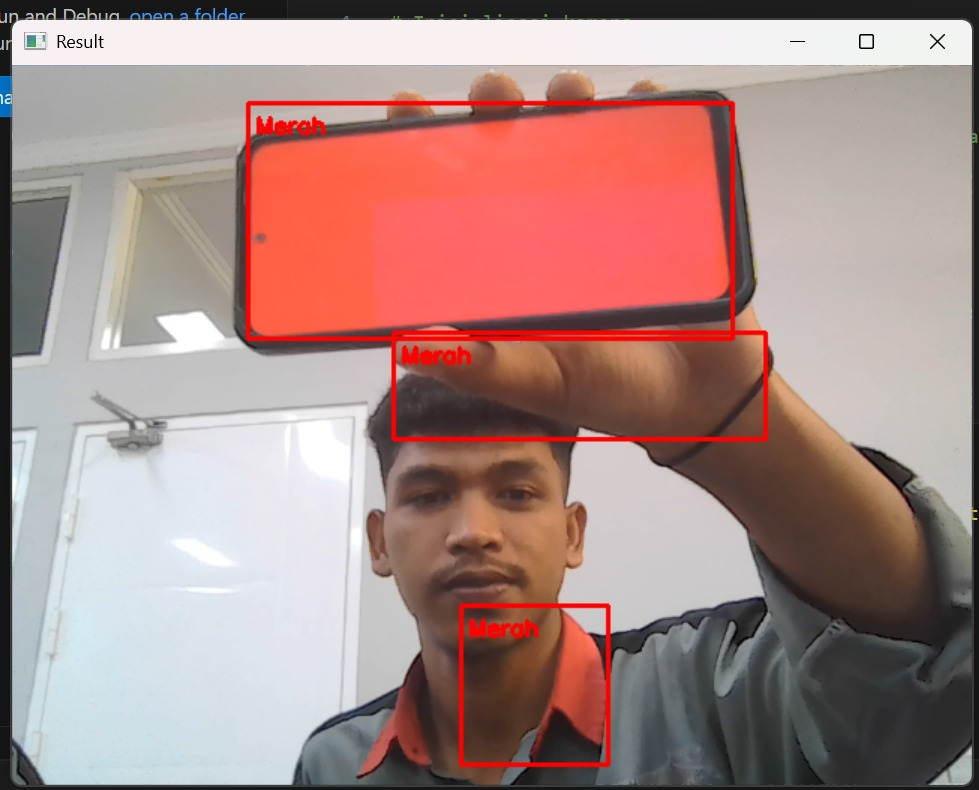
#> input picture IMG-20250903-WA0000.jpg, 979 x 790 px, given in place of the camera
$ python 'Koding_Muhammad Tezar Firrizqi_tugas minggu ke 1.py'
#> lines starting #> are read from the running program, lines starting #| are printed output that depends on the picture; after the words box and inside, x2 and y2 are one past the last pixel; in counts of white or black regions, pixels touching at a corner belong together
import cv2
import numpy as np

# Inisialisasi kamera
cap = cv2.VideoCapture(0)

while True:
    ret, frame = cap.read()  # Unpack the return value
#> frame is the input picture: shape (790, 979, 3); mean B, G, R 134.5, 138.4, 169.1
    if not ret:
        print("Error: Could not read frame.")
        break

    hsv = cv2.cvtColor(frame, cv2.COLOR_BGR2HSV)
#> hsv: shape (790, 979, 3); mean H, S, V 51.3, 57.7, 172.4

    # Rentang warna merah dalam HSV
    lower_red = np.array([0, 120, 70])
    upper_red = np.array([10, 255, 255])

    # Rentang warna biru dalam HSV
    lower_blue = np.array([94, 80, 2])
    upper_blue = np.array([126, 255, 255])

    # Rentang warna hijau dalam HSV
    lower_green = np.array([25, 52, 72])
    upper_green = np.array([102, 255, 255])

    # Rentang warna kuning dalam HSV
    lower_yellow = np.array([20, 100, 100])
    upper_yellow = np.array([30, 255, 255])

    # Masking untuk mendeteksi warna merah, biru, hijau, dan kuning
    mask_red = cv2.inRange(hsv, lower_red, upper_red)
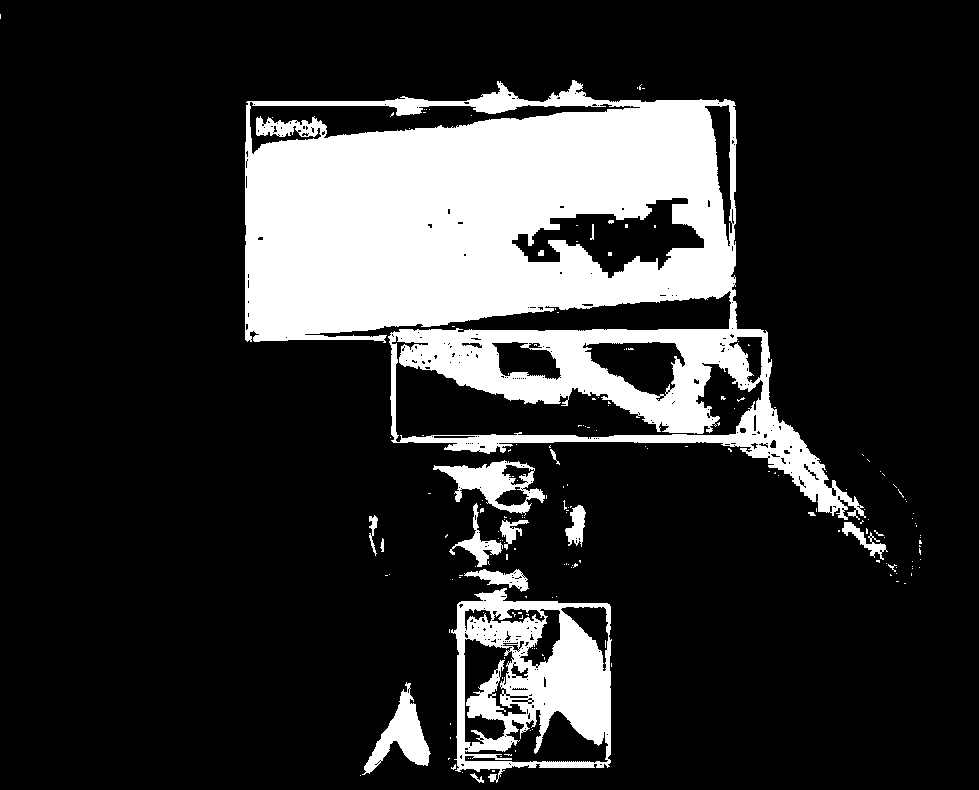
#> mask_red: shape (790, 979); 18.7% white; 186 white regions (169 under 20 px), largest, box (x1, y1, x2, y2) and area: (245, 80, 866, 520) 119849, (451, 588, 612, 783) 16294, (433, 460, 545, 516) 2461
    mask_blue = cv2.inRange(hsv, lower_blue, upper_blue)
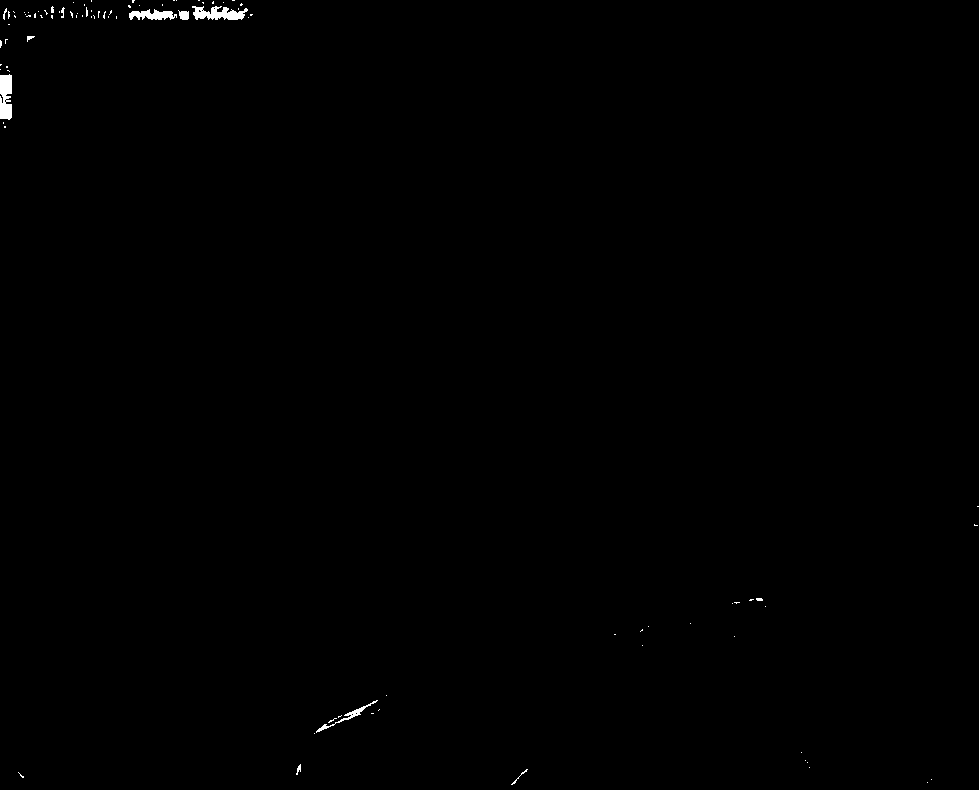
#> mask_blue: shape (790, 979); 0.27% white; 90 white regions (80 under 20 px), largest, box (x1, y1, x2, y2) and area: (192, 6, 248, 20) 489, (0, 74, 12, 120) 481, (129, 9, 177, 20) 333
    mask_green = cv2.inRange(hsv, lower_green, upper_green)
#> mask_green: shape (790, 979); 0.07% white in thin lines or dots
    mask_yellow = cv2.inRange(hsv, lower_yellow, upper_yellow)
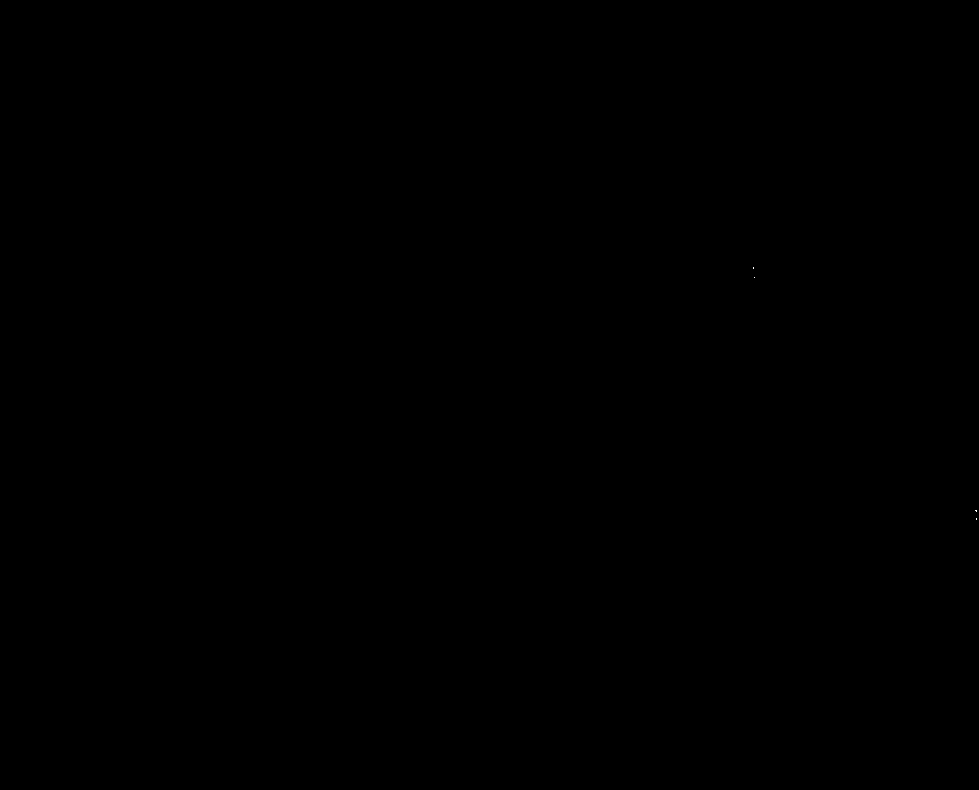
#> mask_yellow: shape (790, 979); 0% white in thin lines or dots, all inside (x1, y1, x2, y2) = (753, 267, 977, 520)

    result = frame.copy()

    # Menemukan kontur untuk warna merah
    contours_red, _ = cv2.findContours(mask_red, cv2.RETR_TREE, cv2.CHAIN_APPROX_SIMPLE)
#> contours_red = 549 contours, 487 with area under 20; largest, box (x1, y1, x2, y2) and area: (245, 80, 866, 520) 153526, (451, 588, 612, 783) 25539, (391, 335, 764, 443) 14404, (511, 197, 705, 279) 7352, (249, 101, 641, 155) 6737
    for contour in contours_red:
        x, y, w, h = cv2.boundingRect(contour)
        if w * h > 10000:  # Hanya tampilkan bounding box yang besar
            cv2.rectangle(result, (x, y), (x + w, y + h), (0, 0, 255), 2)  # Warna merah
            cv2.putText(result, "Merah", (x + 5, y + 20), cv2.FONT_HERSHEY_SIMPLEX, 0.5, (0, 0, 255), 2)
#> this loop made 549 passes
#> (x, y, w, h) on passes 1 to 3: (360, 775, 1, 1), (470, 773, 14, 10), (462, 772, 1, 1)
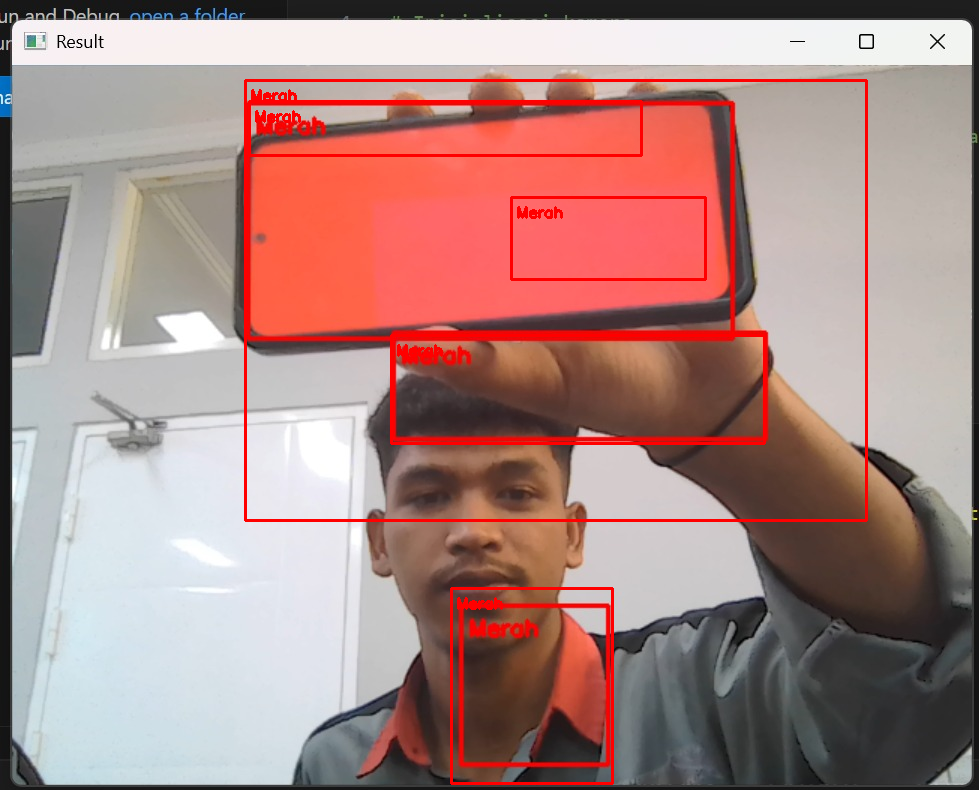
#> result: shape (790, 979, 3); 2.25% of pixels changed, all inside (x1, y1, x2, y2) = (244, 79, 868, 785)

    # Menemukan kontur untuk warna biru
    contours_blue, _ = cv2.findContours(mask_blue, cv2.RETR_TREE, cv2.CHAIN_APPROX_SIMPLE)
#> contours_blue = 96 contours, 91 with area under 20; largest, box (x1, y1, x2, y2) and area: (0, 74, 12, 120) 410, (192, 6, 248, 20) 408, (129, 9, 177, 20) 268, (316, 700, 378, 733) 138, (178, 10, 189, 20) 64
    for contour in contours_blue:
        x, y, w, h = cv2.boundingRect(contour)
        if w * h > 10000:  # Hanya tampilkan bounding box yang besar
            cv2.rectangle(result, (x, y), (x + w, y + h), (255, 0, 0), 2)  # Warna biru
            cv2.putText(result, "Biru", (x + 5, y + 20), cv2.FONT_HERSHEY_SIMPLEX, 0.5, (255, 0, 0), 2)
#> this loop made 96 passes
#> (x, y, w, h) on passes 1 to 8: (927, 782, 1, 1), (931, 779, 1, 1), (18, 772, 6, 6), (511, 769, 17, 16), (809, 767, 1, 1), (296, 764, 5, 11), (807, 762, 1, 1), (805, 760, 1, 1)

    # Menemukan kontur untuk warna hijau
    contours_green, _ = cv2.findContours(mask_green, cv2.RETR_TREE, cv2.CHAIN_APPROX_SIMPLE)
#> contours_green = 79 contours, 75 with area under 20; largest, box (x1, y1, x2, y2) and area: (27, 35, 36, 47) 85, (4, 92, 12, 111) 55, (5, 95, 11, 104) 22, (972, 133, 977, 143) 22
    for contour in contours_green:
        x, y, w, h = cv2.boundingRect(contour)
        if w * h > 10000:  # Hanya tampilkan bounding box yang besar
            cv2.rectangle(result, (x, y), (x + w, y + h), (0, 255, 0), 2)  # Warna hijau
            cv2.putText(result, "Hijau", (x + 5, y + 20), cv2.FONT_HERSHEY_SIMPLEX, 0.5, (0, 255, 0), 2)
#> this loop made 79 passes
#> (x, y, w, h) on passes 2, 3, 4, 6, 7, 9, 10, 12: (604, 780, 3, 3), (294, 780, 1, 1), (316, 778, 4, 5), (305, 772, 6, 11), (297, 771, 3, 9), (611, 767, 1, 1), (297, 762, 6, 15), (348, 720, 1, 1)

    # Menemukan kontur untuk warna kuning
    contours_yellow, _ = cv2.findContours(mask_yellow, cv2.RETR_TREE, cv2.CHAIN_APPROX_SIMPLE)
    for contour in contours_yellow:
        x, y, w, h = cv2.boundingRect(contour)
        if w * h > 10000:  # Hanya tampilkan bounding box yang besar
            cv2.rectangle(result, (x, y), (x + w, y + h), (0, 255, 255), 2)  # Warna kuning
            cv2.putText(result, "Kuning", (x + 5, y + 20), cv2.FONT_HERSHEY_SIMPLEX, 0.5, (0, 255, 255), 2)
#> this loop made 4 passes
#> contour on passes 1 to 4: [[976, 518], [976, 519]], [[975, 510], [976, 511], [976, 510]], [[754, 277]], [[753, 267], [753, 268]]

    # Menampilkan hasil
    cv2.imshow("Result", result)

    if cv2.waitKey(1) & 0xFF == ord('q'):
#> (key q is pressed here)
        break

cap.release()
cv2.destroyAllWindows()

$ run again, on IMG-20250903-WA0001.jpg
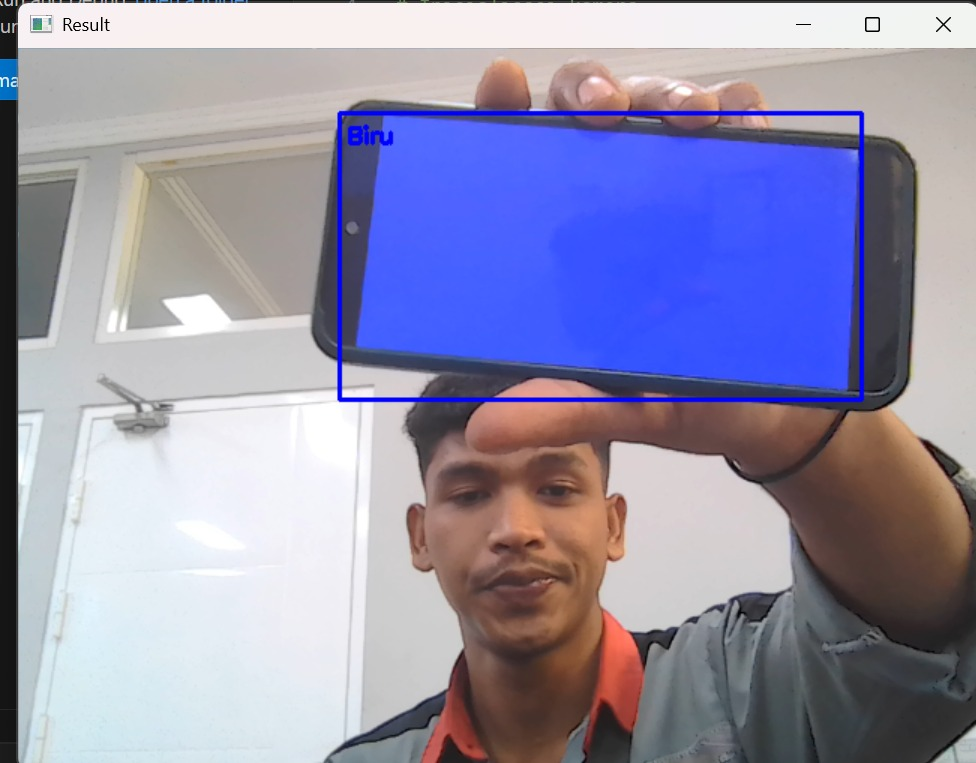
#> input picture IMG-20250903-WA0001.jpg, 976 x 763 px, given in place of the camera
#> frame is the input picture: shape (763, 976, 3); mean B, G, R 173.2, 145.7, 148.2
#> hsv: shape (763, 976, 3); mean H, S, V 73.4, 61.1, 184.3
#> `mask_red = cv2.inRange(hsv, lower_red, upper_red)`:
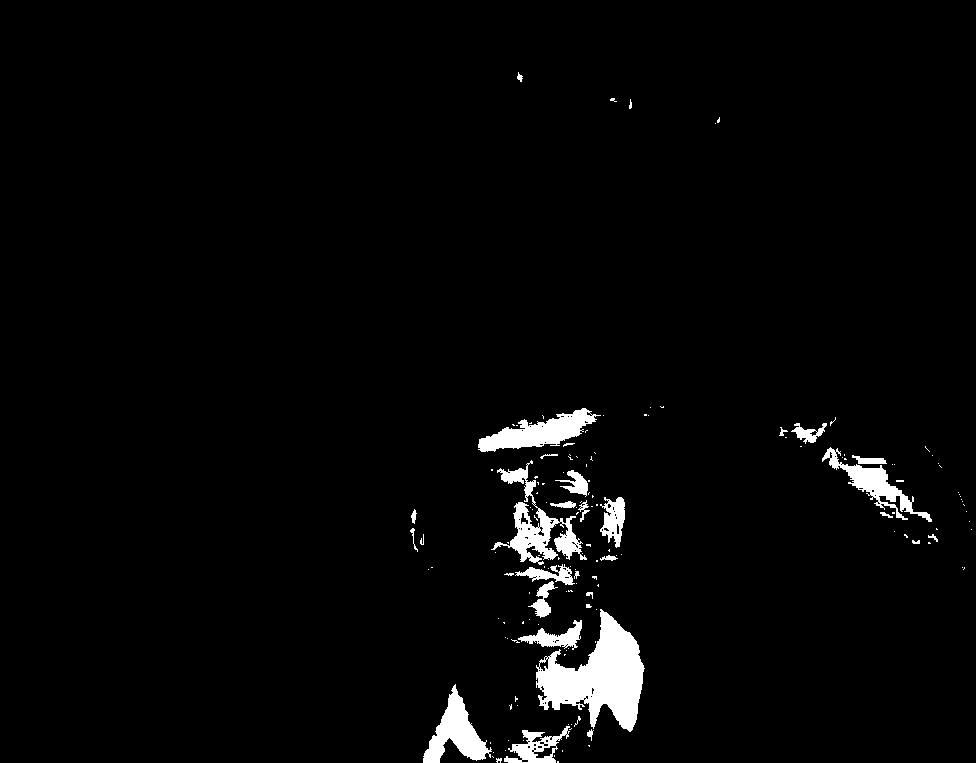
#> mask_red: shape (763, 976); 2.9% white; 152 white regions (119 under 20 px), largest, box (x1, y1, x2, y2) and area: (536, 609, 645, 732) 6639, (491, 460, 587, 565) 2719, (478, 408, 601, 452) 2409
#> mask_blue: shape (763, 976); 18.6% white; 88 white regions (78 under 20 px), largest, box (x1, y1, x2, y2) and area: (335, 109, 867, 405) 137213, (0, 57, 18, 101) 744, (343, 723, 389, 748) 161
#> mask_green: shape (763, 976); 0.11% white; 70 white regions (64 under 20 px), largest, box (x1, y1, x2, y2) and area: (915, 170, 919, 246) 205, (922, 682, 946, 691) 106, (33, 18, 42, 30) 102, (6, 76, 18, 89) 70, (909, 363, 913, 378) 49, (0, 79, 3, 89) 26
#> mask_yellow: shape (763, 976); 0% white in thin lines or dots, all inside (x1, y1, x2, y2) = (916, 178, 917, 200)
#> contours_red = 260 contours, 234 with area under 20; largest, box (x1, y1, x2, y2) and area: (536, 609, 645, 732) 6457, (491, 460, 587, 565) 2437, (478, 408, 601, 452) 2256, (423, 684, 492, 763) 2078, (822, 447, 932, 522) 1582
#> the loop `for contour in contours_red:` made 260 passes
#> (x, y, w, h) on passes 2, 5, 7: (496, 758, 6, 5), (493, 752, 1, 1), (505, 750, 1, 1)
#> contours_blue = 118 contours, 106 with area under 20; largest, box (x1, y1, x2, y2) and area: (335, 109, 867, 405) 154034, (341, 197, 758, 399) 11459, (489, 115, 860, 148) 6530, (0, 57, 18, 101) 693, (847, 255, 859, 396) 618
#> the loop `for contour in contours_blue:` made 118 passes
#> (x, y, w, h) on passes 2, 3, 4, 6, 7, 8, 9, 10: (376, 740, 1, 1), (812, 737, 3, 9), (380, 737, 7, 3), (810, 729, 1, 1), (397, 728, 12, 7), (424, 723, 4, 4), (343, 723, 46, 25), (392, 720, 1, 1)
#> after the loop `for contour in contours_blue:`:
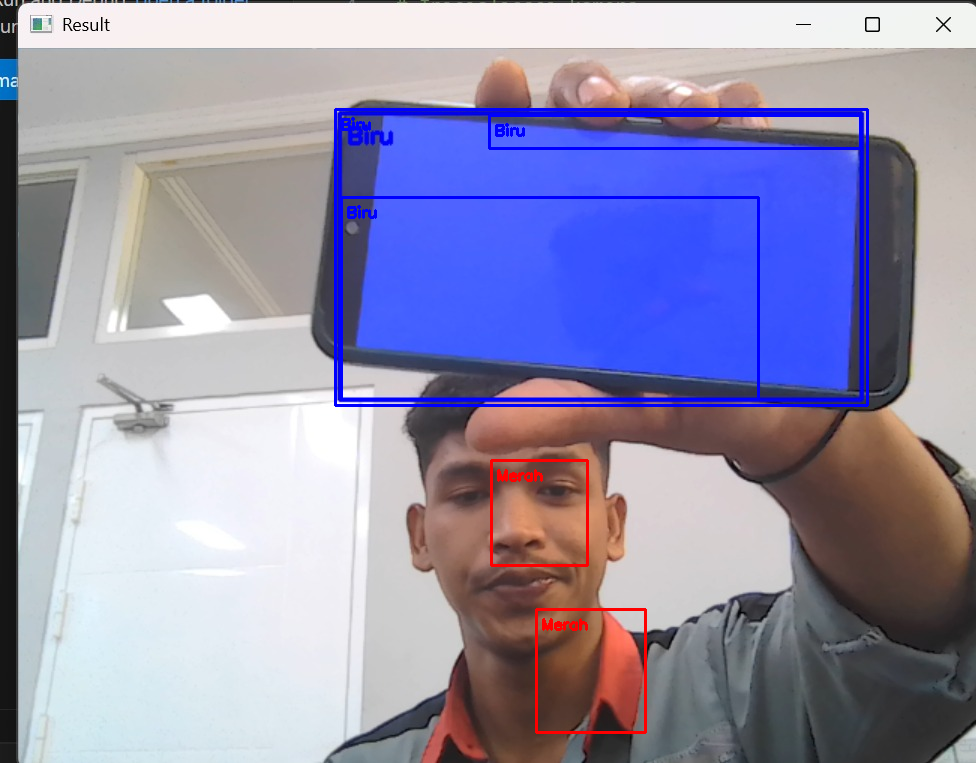
#> result: shape (763, 976, 3); mean B, G, R 174.1, 144.1, 147.5
#> contours_green = 73 contours, 68 with area under 20; largest, box (x1, y1, x2, y2) and area: (915, 170, 919, 246) 128, (33, 18, 42, 30) 83, (922, 682, 946, 691) 75, (6, 76, 18, 89) 62, (909, 363, 913, 378) 33
#> the loop `for contour in contours_green:` made 73 passes
#> (x, y, w, h) on passes 1, 2, 4, 5, 6, 7, 10, 12: (644, 762, 1, 1), (581, 762, 1, 1), (566, 758, 6, 5), (578, 757, 2, 4), (570, 756, 1, 1), (578, 740, 3, 3), (731, 717, 3, 3), (722, 704, 4, 6)
#> the loop `for contour in contours_yellow:` made 2 passes
#> contour on passes 1 to 2: [[916, 198], [916, 199]], [[916, 178], [916, 183]]
